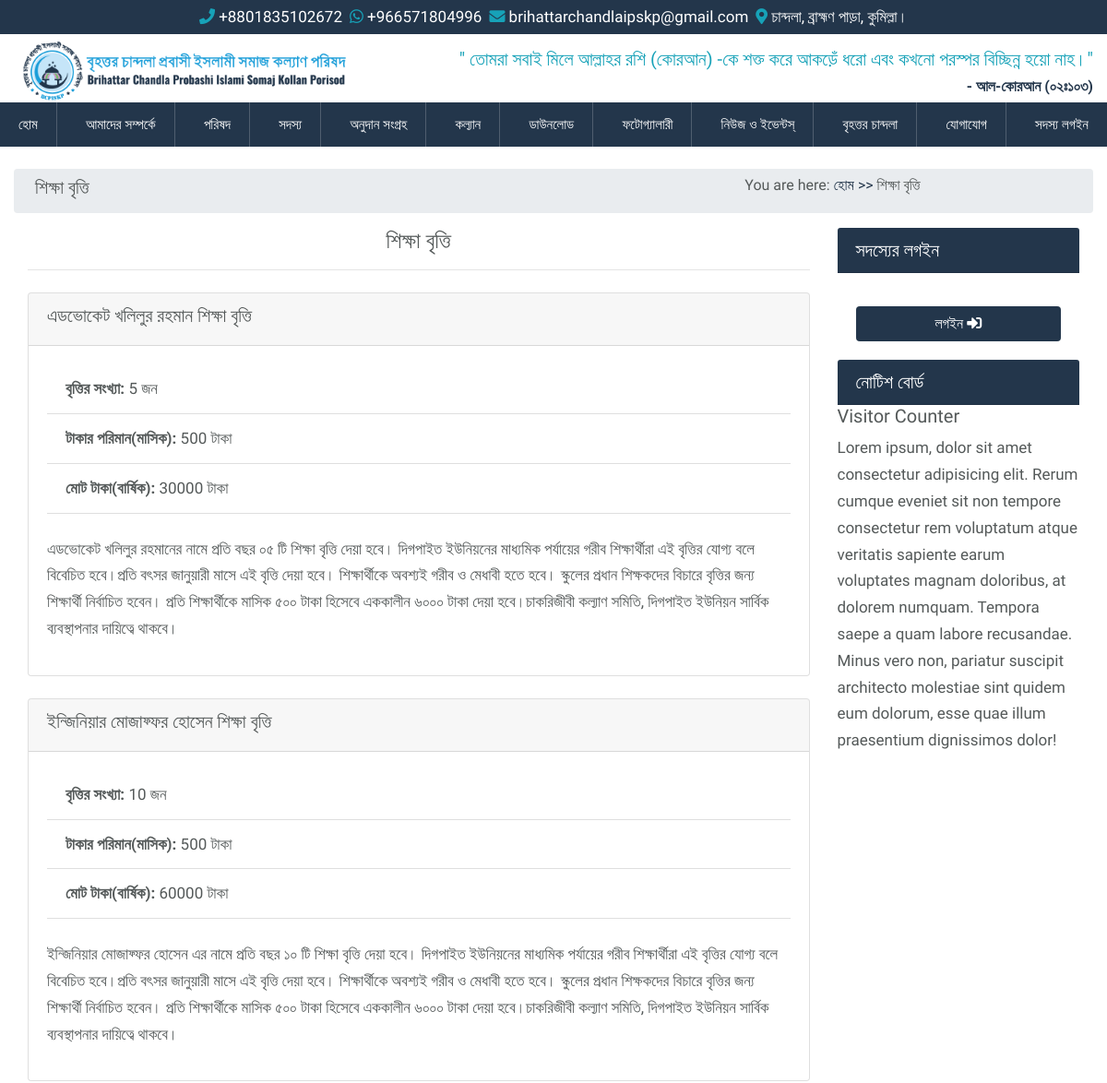
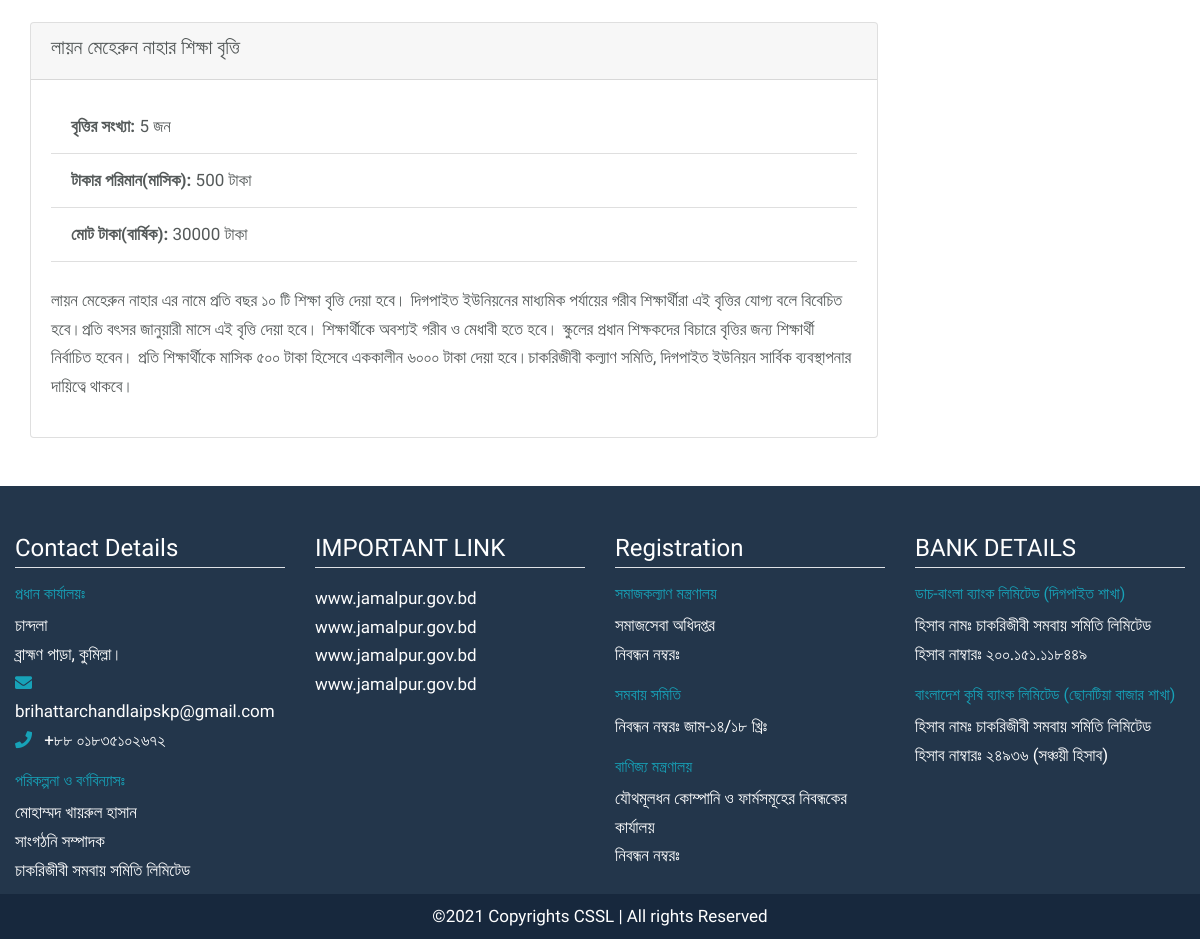
The app's page /education-scholarship with its own data (2 pictures, top to bottom).
### src/models.py (models this page shows, shortened)
class EducationScholarship(models.Model):
    name = models.CharField(max_length=255)
    number = models.PositiveIntegerField(blank=True, null=True, default=0)
    monthly_amount = models.PositiveIntegerField(blank=True, null=True, default=0)
    yearly_amount = models.PositiveIntegerField(blank=True, null=True, default=0)
    description = models.TextField(default="")
    is_active = models.BooleanField(default=True, blank=True, null=True)
    created_at = models.DateTimeField(auto_now_add=True)
    updated_at = models.DateTimeField(auto_now=True)

### src/views.py (the view)
# urls.py: path("education-scholarship", education_scholarship, name="education_scholarship"),
def education_scholarship(request):
    scholarships = EducationScholarship.objects.filter(is_active=True)
    context = {"scholarships": scholarships}
    return render(request, "pages/development/education_scholarship.html", context)

### templates/pages/development/education_scholarship.html (shortened to what this page needs)
{% extends 'base.html' %}
{% load static %}
{% block content %}
<div class="container-fluid">
    <div class="row breadcrumb p-2">
        <div class="col-md-8">
            <h5>শিক্ষা বৃত্তি</h5>
        </div>
        <div class="col-md-4">
            <h6>You are here: <a href="{% url 'home' %}">হোম >></a> শিক্ষা বৃত্তি</h6>
        </div>
    </div>
    <div class="row">
        <div class="intro-main col-md-9">
            <h4 class="text-center">শিক্ষা বৃত্তি</h4>
            <hr>
            {% for scholarship in scholarships %}
            <div class="card mt-4">
                <div class="card-header">
                    <h5>{{ scholarship.name }}</h5>
                </div>
                <div class="card-body">
                    <ul class="list-group-flush">
                        <li class="list-group-item"><strong>বৃত্তির সংখ্যা:</strong> {{ scholarship.number }} জন</li>
                        <li class="list-group-item"><strong>টাকার পরিমান(মাসিক):</strong>
                            {{ scholarship.monthly_amount }} টাকা</li>
                        <li class="list-group-item"><strong>মোট টাকা(বার্ষিক):</strong> {{ scholarship.yearly_amount }}
                            টাকা</li>
                    </ul>
                    <p class="mt-4">
                        {{ scholarship.description }}
                    </p>
                </div>
            </div>
            {% endfor %}
        </div>
        <div class="intro-right col-md-3">
            <div class="member-login">
                {% include "snippets/member_login.html" %}
            </div>
            <div class="notice-board">
                {% include "snippets/notice_board.html" %}
            </div>
            <div class="visitor-count">
                {% include "snippets/visitor_count.html" %}
            </div>
        </div>
    </div>
</div>
{% endblock content %}

### static/css/style_backup.css (style rules this page uses)
body { margin: 0; padding: 0; font-family: 'Baloo Da 2', cursive; font-size: 17px; line-height: 1.8rem; color: #545959; }

### static/css/main.css (style rules this page uses)
:root { --mainColor: #23364B; --darkBlue: #17283d; }
ul { list-style: none; margin: 0 !important; padding: 0 !important; }

### records on screen
EducationScholarship: name "এডভোকেট খলিলুর রহমান শিক্ষা বৃত্তি", number "5", monthly_amount "500", yearly_amount "30000", description "এডভোকেট খলিলুর রহমানের নামে প্রতি বছর ০৫ টি শিক্ষা বৃত্তি দেয়া হবে। দিগপাইত ইউনিয়নের মাধ্যমিক পর্যায়ের গরীব শিক্ষার্থীরা এই বৃত্তির যোগ্য বলে বিবেচিত হবে।প্রতি বৎসর জানুয়ারী মাসে এই বৃত্তি দেয়া হবে। শিক্ষার্থীকে অবশ্যই গরীব ও মেধাবী হতে হবে। স্কুলের প্রধান শিক্ষকদের বিচারে বৃত্তির জন্য শিক্ষার্থী নির্বাচিত হবেন। প্রতি শিক্ষার্থীকে মাসিক ৫০০ টাকা হিসেবে এককালীন ৬০০০ টাকা দেয়া হবে।চাকরিজীবী কল্যাণ সমিতি, দিগপাইত ইউনিয়ন সার্বিক ব্যবস্থাপনার দায়িত্বে থাকবে।"
EducationScholarship: name "ইন্জিনিয়ার মোজাফ্ফর হোসেন শিক্ষা বৃত্তি", number "10", monthly_amount "500", yearly_amount "60000", description "ইন্জিনিয়ার মোজাফ্ফর হোসেন এর নামে প্রতি বছর ১০ টি শিক্ষা বৃত্তি দেয়া হবে। দিগপাইত ইউনিয়নের মাধ্যমিক পর্যায়ের গরীব শিক্ষার্থীরা এই বৃত্তির যোগ্য বলে বিবেচিত হবে।প্রতি বৎসর জানুয়ারী মাসে এই বৃত্তি দেয়া হবে। শিক্ষার্থীকে অবশ্যই গরীব ও মেধাবী হতে হবে। স্কুলের প্রধান শিক্ষকদের বিচারে বৃত্তির জন্য শিক্ষার্থী নির্বাচিত হবেন। প্রতি শিক্ষার্থীকে মাসিক ৫০০ টাকা হিসেবে এককালীন ৬০০০ টাকা দেয়া হবে।চাকরিজীবী কল্যাণ সমিতি, দিগপাইত ইউনিয়ন সার্বিক ব্যবস্থাপনার দায়িত্বে থাকবে।"
EducationScholarship: name "লায়ন মেহেরুন নাহার শিক্ষা বৃত্তি", number "5", monthly_amount "500", yearly_amount "30000", description "লায়ন মেহেরুন নাহার এর নামে প্রতি বছর ১০ টি শিক্ষা বৃত্তি দেয়া হবে। দিগপাইত ইউনিয়নের মাধ্যমিক পর্যায়ের গরীব শিক্ষার্থীরা এই বৃত্তির যোগ্য বলে বিবেচিত হবে।প্রতি বৎসর জানুয়ারী মাসে এই বৃত্তি দেয়া হবে। শিক্ষার্থীকে অবশ্যই গরীব ও মেধাবী হতে হবে। স্কুলের প্রধান শিক্ষকদের বিচারে বৃত্তির জন্য শিক্ষার্থী নির্বাচিত হবেন। প্রতি শিক্ষার্থীকে মাসিক ৫০০ টাকা হিসেবে এককালীন ৬০০০ টাকা দেয়া হবে।চাকরিজীবী কল্যাণ সমিতি, দিগপাইত ইউনিয়ন সার্বিক ব্যবস্থাপনার দায়িত্বে থাকবে।"
